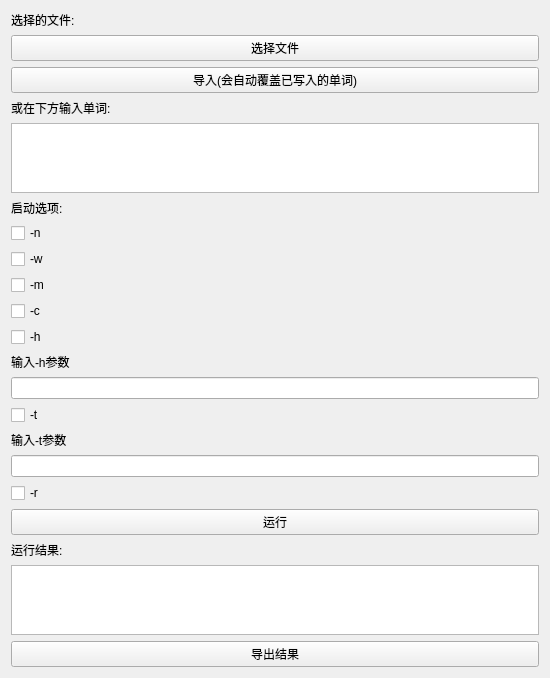
<?xml version="1.0" encoding="UTF-8"?>
<ui version="4.0">
 <class>Form</class>
 <widget class="QWidget" name="Form">
  <property name="geometry">
   <rect>
    <x>0</x>
    <y>0</y>
    <width>550</width>
    <height>652</height>
   </rect>
  </property>
  <property name="windowTitle">
   <string>Form</string>
  </property>
  <layout class="QGridLayout" name="gridLayout">
   <item row="1" column="0">
    <layout class="QVBoxLayout" name="verticalLayout">
     <item>
      <widget class="QLabel" name="label">
       <property name="text">
        <string>选择的文件:</string>
       </property>
      </widget>
     </item>
     <item>
      <widget class="QPushButton" name="pushButton">
       <property name="text">
        <string>选择文件</string>
       </property>
      </widget>
     </item>
     <item>
      <widget class="QPushButton" name="pushButton_4">
       <property name="text">
        <string>导入(会自动覆盖已写入的单词)</string>
       </property>
      </widget>
     </item>
     <item>
      <widget class="QLabel" name="label_4">
       <property name="text">
        <string>或在下方输入单词:</string>
       </property>
      </widget>
     </item>
     <item>
      <widget class="QTextEdit" name="textEdit"/>
     </item>
     <item>
      <widget class="QLabel" name="label_2">
       <property name="text">
        <string>启动选项:</string>
       </property>
      </widget>
     </item>
     <item>
      <widget class="QCheckBox" name="checkBox">
       <property name="text">
        <string>-n</string>
       </property>
      </widget>
     </item>
     <item>
      <widget class="QCheckBox" name="checkBox_2">
       <property name="text">
        <string>-w</string>
       </property>
      </widget>
     </item>
     <item>
      <widget class="QCheckBox" name="checkBox_3">
       <property name="text">
        <string>-m</string>
       </property>
      </widget>
     </item>
     <item>
      <widget class="QCheckBox" name="checkBox_4">
       <property name="text">
        <string>-c</string>
       </property>
      </widget>
     </item>
     <item>
      <widget class="QCheckBox" name="checkBox_5">
       <property name="text">
        <string>-h</string>
       </property>
      </widget>
     </item>
     <item>
      <widget class="QLabel" name="label_5">
       <property name="text">
        <string>输入-h参数</string>
       </property>
      </widget>
     </item>
     <item>
      <widget class="QLineEdit" name="lineEdit"/>
     </item>
     <item>
      <widget class="QCheckBox" name="checkBox_6">
       <property name="text">
        <string>-t</string>
       </property>
      </widget>
     </item>
     <item>
      <widget class="QLabel" name="label_6">
       <property name="text">
        <string>输入-t参数</string>
       </property>
      </widget>
     </item>
     <item>
      <widget class="QLineEdit" name="lineEdit_2"/>
     </item>
     <item>
      <widget class="QCheckBox" name="checkBox_7">
       <property name="text">
        <string>-r</string>
       </property>
      </widget>
     </item>
     <item>
      <widget class="QPushButton" name="pushButton_2">
       <property name="text">
        <string>运行</string>
       </property>
      </widget>
     </item>
     <item>
      <widget class="QLabel" name="label_3">
       <property name="text">
        <string>运行结果:</string>
       </property>
      </widget>
     </item>
     <item>
      <widget class="QTextBrowser" name="textBrowser"/>
     </item>
     <item>
      <widget class="QPushButton" name="pushButton_3">
       <property name="text">
        <string>导出结果</string>
       </property>
      </widget>
     </item>
    </layout>
   </item>
  </layout>
 </widget>
 <resources/>
 <connections/>
</ui>
